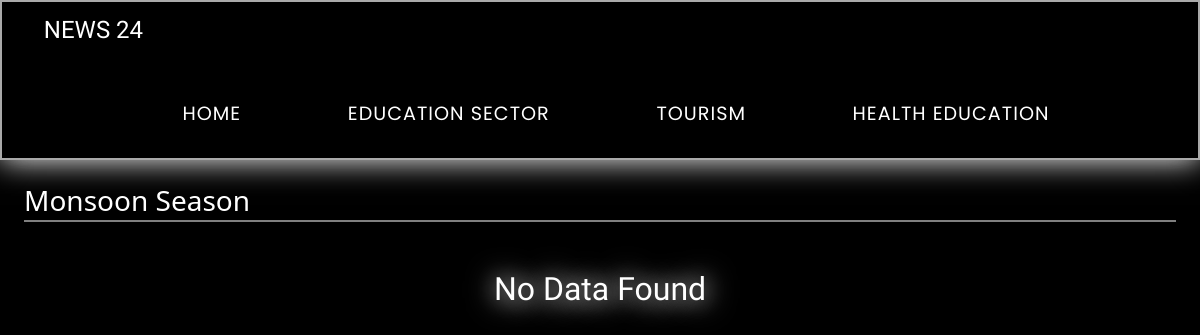
The app's page /category.php?cid=1, older data.
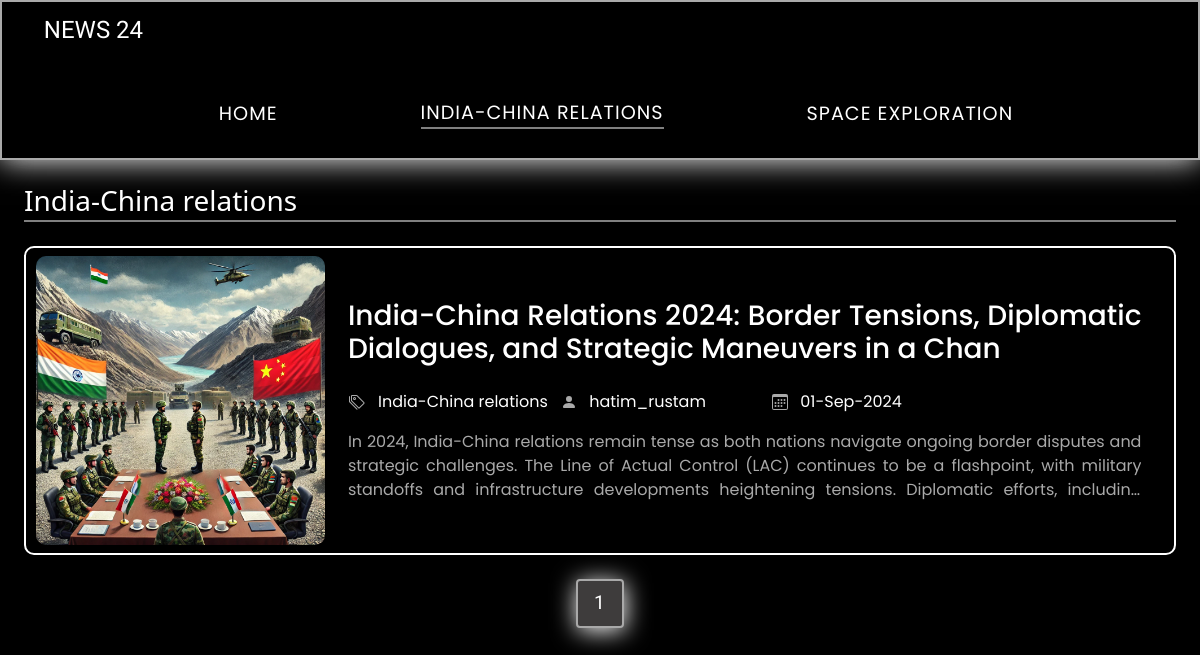
The same page, newer data.
### tables this page shows
CREATE TABLE `category` (
  `category_id` int(11) NOT NULL,
  `category_name` varchar(50) NOT NULL,
  `post` int(11) NOT NULL
);

CREATE TABLE `post` (
  `post_id` int(11) NOT NULL,
  `title` varchar(100) NOT NULL,
  `description` text NOT NULL,
  `category` varchar(50) NOT NULL,
  `post_date` varchar(100) NOT NULL,
  `author` int(11) NOT NULL,
  `post_img` varchar(100) NOT NULL
);

CREATE TABLE `user` (
  `user_id` int(11) NOT NULL,
  `first_name` varchar(10) NOT NULL,
  `last_name` varchar(10) NOT NULL,
  `user_name` varchar(20) NOT NULL,
  `password` varchar(255) NOT NULL,
  `role` int(11) NOT NULL
);

### category.php (the view, shortened to what the changed rows need)
<!DOCTYPE html>
<html lang="en">
<head>
    <link href="https://cdn.jsdelivr.net/npm/bootstrap@5.3.3/dist/css/bootstrap.min.css" rel="stylesheet">
    <link rel="stylesheet" href="css/front_index.css">
</head>
<body>
    <header>
        <nav>
            <?php
                include "configure.php";
                if(isset($_GET["cid"])){
                    $cat_id = $_GET["cid"];
                }
                $query_1 = "select * from category where post > 0";
                $sql_1 = mysqli_query($connection,$query_1) or die("querry fail 1");
                if (mysqli_num_rows($sql_1) > 0) {
                    $active_nav = "";
            ?>
            <ul>
                <?php
                    while ($row_1 = mysqli_fetch_assoc($sql_1)) {
                        if(isset($_GET["cid"])){
                            if ($row_1['category_id'] == $cat_id) {
                                $active_nav = "active_nav";
                            } else {
                                $active_nav = "";
                            }
                        }
                        echo "<li><a class='{$active_nav}' href='category.php?cid={$row_1['category_id']}'>{$row_1['category_name']}</a></li>";
                    }
                ?>
            </ul>
            <?php
                    }
                ?>
        </nav>
    </header>
    <main>
        <div class="category_heading">
            <?php
                $query1 = "select * from category where category_id = {$cat_id}";
                $sql1 = mysqli_query($connection, $query1) or die("querry fail");
                $row_cat = mysqli_fetch_assoc($sql1);
            ?>
            <h3><?php echo $row_cat["category_name"]; ?></h3>
        </div>
                <?php
        include "configure.php";
        if (isset($_GET["pages"])) {
            $page = $_GET["pages"];
        } else {
            $page = 1;
        }
        $limit = 6;
        $offset = ($page - 1) * $limit;
        $query = "select post.post_id,post.title,post.description,post.post_date,category.category_name,user.user_name,post.category,post.post_img from post
                        left join category on post.category = category.category_id
                        left join user on post.author = user.user_id
                        where post.category = {$cat_id}
                        order by post.post_id desc limit {$offset},{$limit}";
        $sql = mysqli_query($connection, $query) or die("Query fail");
        if (mysqli_num_rows($sql) > 0) {
            while ($row = mysqli_fetch_assoc($sql)) {
        ?>
                <div class="card_container">
                    <a href="single_page.php?id=<?php echo $row["post_id"]; ?>" style="text-decoration: none;"><div class="card_element">
                        <div class="image">
                            <img src="admin/upload/<?php echo $row["post_img"]; ?>" alt="">
                        </div>
                        <div class="card_info">
                            <div class="title">
                                <h3><?php echo $row["title"]; ?></h3>
                            </div>
                            <div class="tag_author_date">
                                <div class="tag">
                                    <span></span> <span><?php echo $row["category_name"]; ?></span>
                                </div>
                                <div class="author">
                                    <span><svg xmlns="http://www.w3.org/2000/svg" width="16" height="16" fill="darkgray" class="bi bi-person-fill" viewBox="0 0 16 16">
                                            <path d="M3 14s-1 0-1-1 1-4 6-4 6 3 6 4-1 1-1 1zm5-6a3 3 0 1 0 0-6 3 3 0 0 0 0 6" />
                                        </svg></span> <span><?php echo $row["user_name"]; ?></span>
                                </div>
                                <div class="date">
                                    <span></span> <span><?php echo $row["post_date"]; ?></span>
                                </div>
                            </div>
                            <div class="description"><?php echo $row["description"]; ?></div>
                        </div>
                    </div></a>
                </div>
        <?php
            }
        } else {
            echo "<h1 class='data'>No Data Found</h1>";
        }
        ?>
        <?php
                if (mysqli_num_rows($sql1) > 0) {
                    $total_record = $row_cat["post"];
                    $total_pages = ceil($total_record / $limit);
                    echo '<ul class="pagination">';
                    for ($i = 1; $i <= $total_pages; $i++) {
                        if ($i == $page) {
                            $active = "active";
                        } else {
                            $active = "";
                        }
                        echo '<li><a href="category.php?cid='.$cat_id.'&pages=' . $i . '" class="' . $active . '">' . $i . '</a></li>';
                    }
                    echo '</ul>';
                }
                ?>
    </main>
</body>
</html>

Row changes from the older to the newer data that the page shows:
no longer on this page (row edited): category: category_name "TOURISM"
removed category: category_name "HEALTH EDUCATION"
now on one of the page's lists (row edited): category: category_name "INDIA-CHINA RELATIONS"
changed category: category_name "Monsoon Season" → "India-China relations"
changed category: category_name "EDUCATION SECTOR" → "SPACE EXPLORATION"
now on this page (row edited): post: post_img (picture), title "India-China Relations 2024: Border Tensions, Diplomatic Dialogues, and Strategic Maneuvers in a Chan", category.category_name "India-China relations", user.user_name "hatim_rustam", post_date "01-Sep-2024", description "In 2024, India-China relations remain tense as both nations navigate ongoing border disputes and strategic challenges. The Line of Actual Control (LAC) continues to be a flashpoint, with military standoffs and infrastructure developments heightening tensions. Diplomatic efforts,…"
Text that changed along with them:
new list line: "1"
text no longer shown: "No Data Found"
